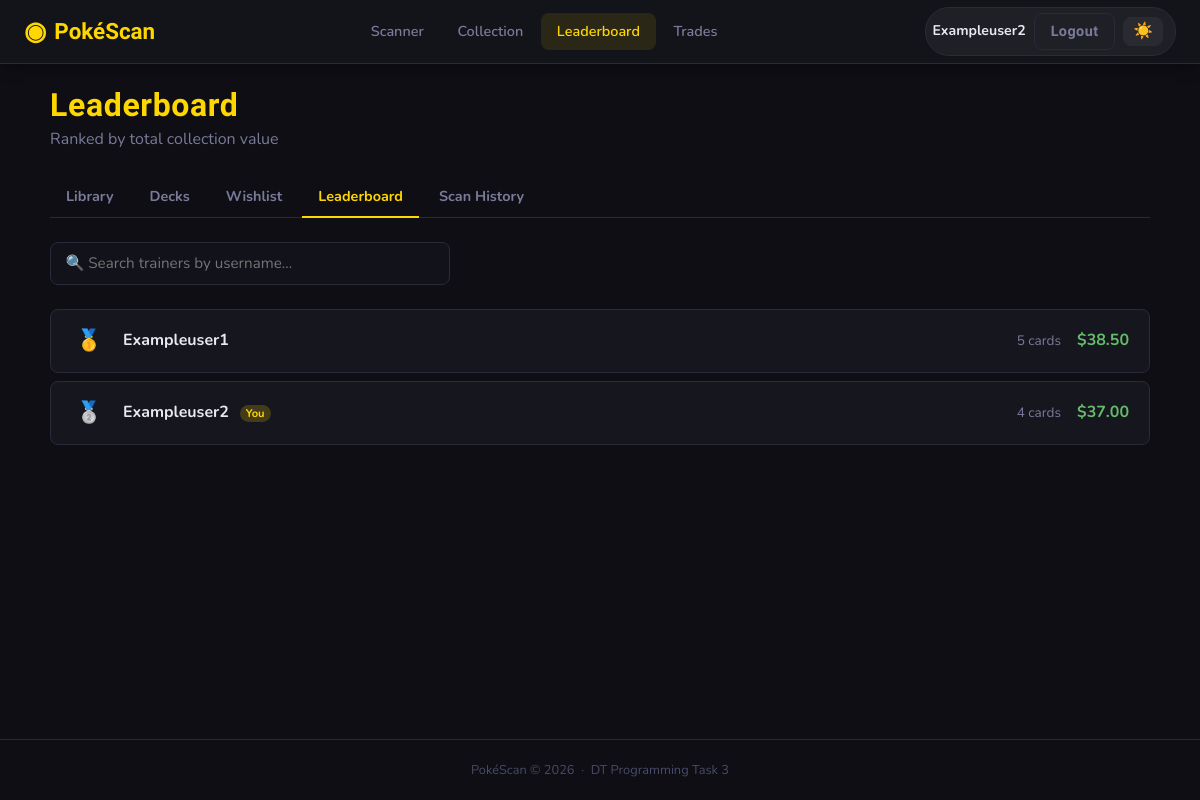
Page /collection/leaderboard (signed in) on the committed database.
### app/models.py (models this page shows, shortened)
class User(UserMixin, db.Model):
    __tablename__ = 'users'
    id         = db.Column(db.Integer, primary_key=True)
    username   = db.Column(db.String(80), unique=True, nullable=False)
    email      = db.Column(db.String(120), unique=True, nullable=False)
    password   = db.Column(db.String(256), nullable=False)
    role       = db.Column(db.String(20), nullable=False, default='user')
    created_at = db.Column(db.DateTime, default=datetime.utcnow)
    scans       = db.relationship('Scan',         backref='user', lazy=True, cascade='all, delete-orphan')
    decks       = db.relationship('Deck',         backref='user', lazy=True, cascade='all, delete-orphan')
    wishlist    = db.relationship('WishlistItem', backref='user', lazy=True, cascade='all, delete-orphan')
    @property
    def is_admin(self):
        return self.role == 'admin'
    @property
    def collection_value(self):
        scanned_card_ids = {s.card_id for s in self.scans}
        cards = Card.query.filter(Card.id.in_(scanned_card_ids)).all()
        return round(sum(c.market_value or 0 for c in cards), 2)
    @property
    def unique_card_count(self):
        return len({s.card_id for s in self.scans})

class Scan(db.Model):
    __tablename__ = 'scans'
    id          = db.Column(db.Integer, primary_key=True)
    user_id     = db.Column(db.Integer, db.ForeignKey('users.id'), nullable=False)
    card_id     = db.Column(db.Integer, db.ForeignKey('cards.id'), nullable=False)
    confidence  = db.Column(db.Float, nullable=False)
    scanned_at  = db.Column(db.DateTime, default=datetime.utcnow)

class Card(db.Model):
    __tablename__ = 'cards'
    id              = db.Column(db.Integer, primary_key=True)
    name            = db.Column(db.String(100), nullable=False)
    set_name        = db.Column(db.String(100), nullable=False)
    set_number      = db.Column(db.String(20))
    rarity          = db.Column(db.String(50))          # e.g. "Rare Holo", "Common"
    card_type       = db.Column(db.String(50))          # e.g. "Pokemon", "Trainer", "Energy"
    hp              = db.Column(db.Integer)
    pokemon_type    = db.Column(db.String(50))          # e.g. "Fire", "Water"
    description     = db.Column(db.Text)
    image_url       = db.Column(db.String(500))         # URL to card image
    market_value    = db.Column(db.Float, default=0.0)  # AUD value
    roboflow_class  = db.Column(db.String(100), unique=True, nullable=False)  # Matches Roboflow label exactly
    added_at        = db.Column(db.DateTime, default=datetime.utcnow)
    scans      = db.relationship('Scan',         backref='card', lazy=True)
    deck_cards = db.relationship('DeckCard',     backref='card', lazy=True, cascade='all, delete-orphan')
    wishlist   = db.relationship('WishlistItem', backref='card', lazy=True, cascade='all, delete-orphan')

### app/collection/routes.py (the view)
@collection_bp.route('/leaderboard')
@login_required
def leaderboard():
    users = User.query.filter_by(role='user').all()
    ranked = sorted(users, key=lambda u: u.collection_value, reverse=True)
    return render_template('collection/leaderboard.html', users=ranked)

### app/templates/collection/leaderboard.html (shortened to what this page needs)
{% extends "base.html" %}
{% block content %}
<div class="page-container">
    <div class="page-header">
        <div>
            <h1 class="page-title">Leaderboard</h1>
            <p class="page-subtitle">Ranked by total collection value</p>
        </div>
    </div>
    <div class="sub-nav">
        <a href="{{ url_for('collection.library') }}" class="sub-link">Library</a>
        <a href="{{ url_for('collection.decks') }}" class="sub-link">Decks</a>
        <a href="{{ url_for('collection.wishlist') }}" class="sub-link">Wishlist</a>
        <a href="{{ url_for('collection.leaderboard') }}" class="sub-link active">Leaderboard</a>
        <a href="{{ url_for('collection.scan_history') }}" class="sub-link ">Scan History</a>
    </div>
    <div class="user-search-wrap">
        <input type="text"
               id="userSearch"
               class="form-input"
               placeholder="🔍 Search trainers by username…"
               autocomplete="off">
    </div>
    <div class="leaderboard">
        {% for user in users %}
        <div class="lb-row {% if user.id == current_user.id %}lb-you{% endif %}
                           {% if loop.index == 1 %}lb-gold{% endif %}
                           {% if loop.index == 2 %}lb-silver{% endif %}
                           {% if loop.index == 3 %}lb-bronze{% endif %}">
            <span class="lb-rank">
                {% if loop.index == 1 %}🥇
                {% elif loop.index == 2 %}🥈
                {% elif loop.index == 3 %}🥉
                {% else %}#{{ loop.index }}{% endif %}
            </span>
            <span class="lb-name">
                {{ user.username }}
                {% if user.id == current_user.id %}<span class="lb-you-badge">You</span>{% endif %}
            </span>
            <span class="lb-cards">{{ user.unique_card_count }} cards</span>
            <span class="lb-value">${{ "%.2f"|format(user.collection_value) }}</span>
        </div>
        {% else %}
        <div class="empty-state">
            <p>No trainers yet — be the first to scan!</p>
        </div>
        {% endfor %}
    </div>
</div>
{% endblock %}

### app/templates/base.html (shortened to what this page needs)
<!DOCTYPE html>
<html lang="en">
<head>
    <link rel="stylesheet" href="{{ url_for('static', filename='css/style.css') }}">
</head>
<body>
<nav class="navbar">
    <a class="nav-brand" href="{{ url_for('scanner.home') }}">
        <span class="brand-icon">◉</span>
        <span>PokéScan</span>
    </a>
    {% if current_user.is_authenticated %}
    <div class="nav-links">
        <a href="{{ url_for('scanner.home') }}"
           class="nav-link {% if request.blueprint == 'scanner' %}active{% endif %}">
            Scanner
        </a>
        <a href="{{ url_for('collection.library') }}"
            class="nav-link {% if request.blueprint == 'collection' and request.endpoint != 'collection.leaderboard' %}active{% endif %}">
                Collection
        </a>
        <a href="{{ url_for('collection.leaderboard') }}"
            class="nav-link {% if request.endpoint == 'collection.leaderboard' %}active{% endif %}">
                Leaderboard
        </a>
        <a href="{{ url_for('trade.inbox') }}" class="nav-link">Trades</a>
    </div>
    <div class="nav-user">
        <a href="{{ url_for('profile.my_profile') }}" class="nav-username">
            {{ current_user.username }}
        </a>
        <a href="{{ url_for('auth.logout') }}" class="btn btn-ghost btn-sm">Logout</a>
        <button class="theme-toggle" id="themeToggle" onclick="toggleTheme()" title="Toggle theme">☀️</button>
    </div>
    {% endif %}
</nav>
<main class="main-content">
    {% block content %}{% endblock %}
</main>
<footer class="footer">
    <p>PokéScan &copy; 2026 &nbsp;·&nbsp; DT Programming Task 3</p>
</footer>
</body>
</html>

### rows in the picture
User: username "Exampleuser2", shows "You", unique_card_count "4"
User: username "Exampleuser1", unique_card_count "5"
Card: collection_value "38.50", collection_value "37.00"
